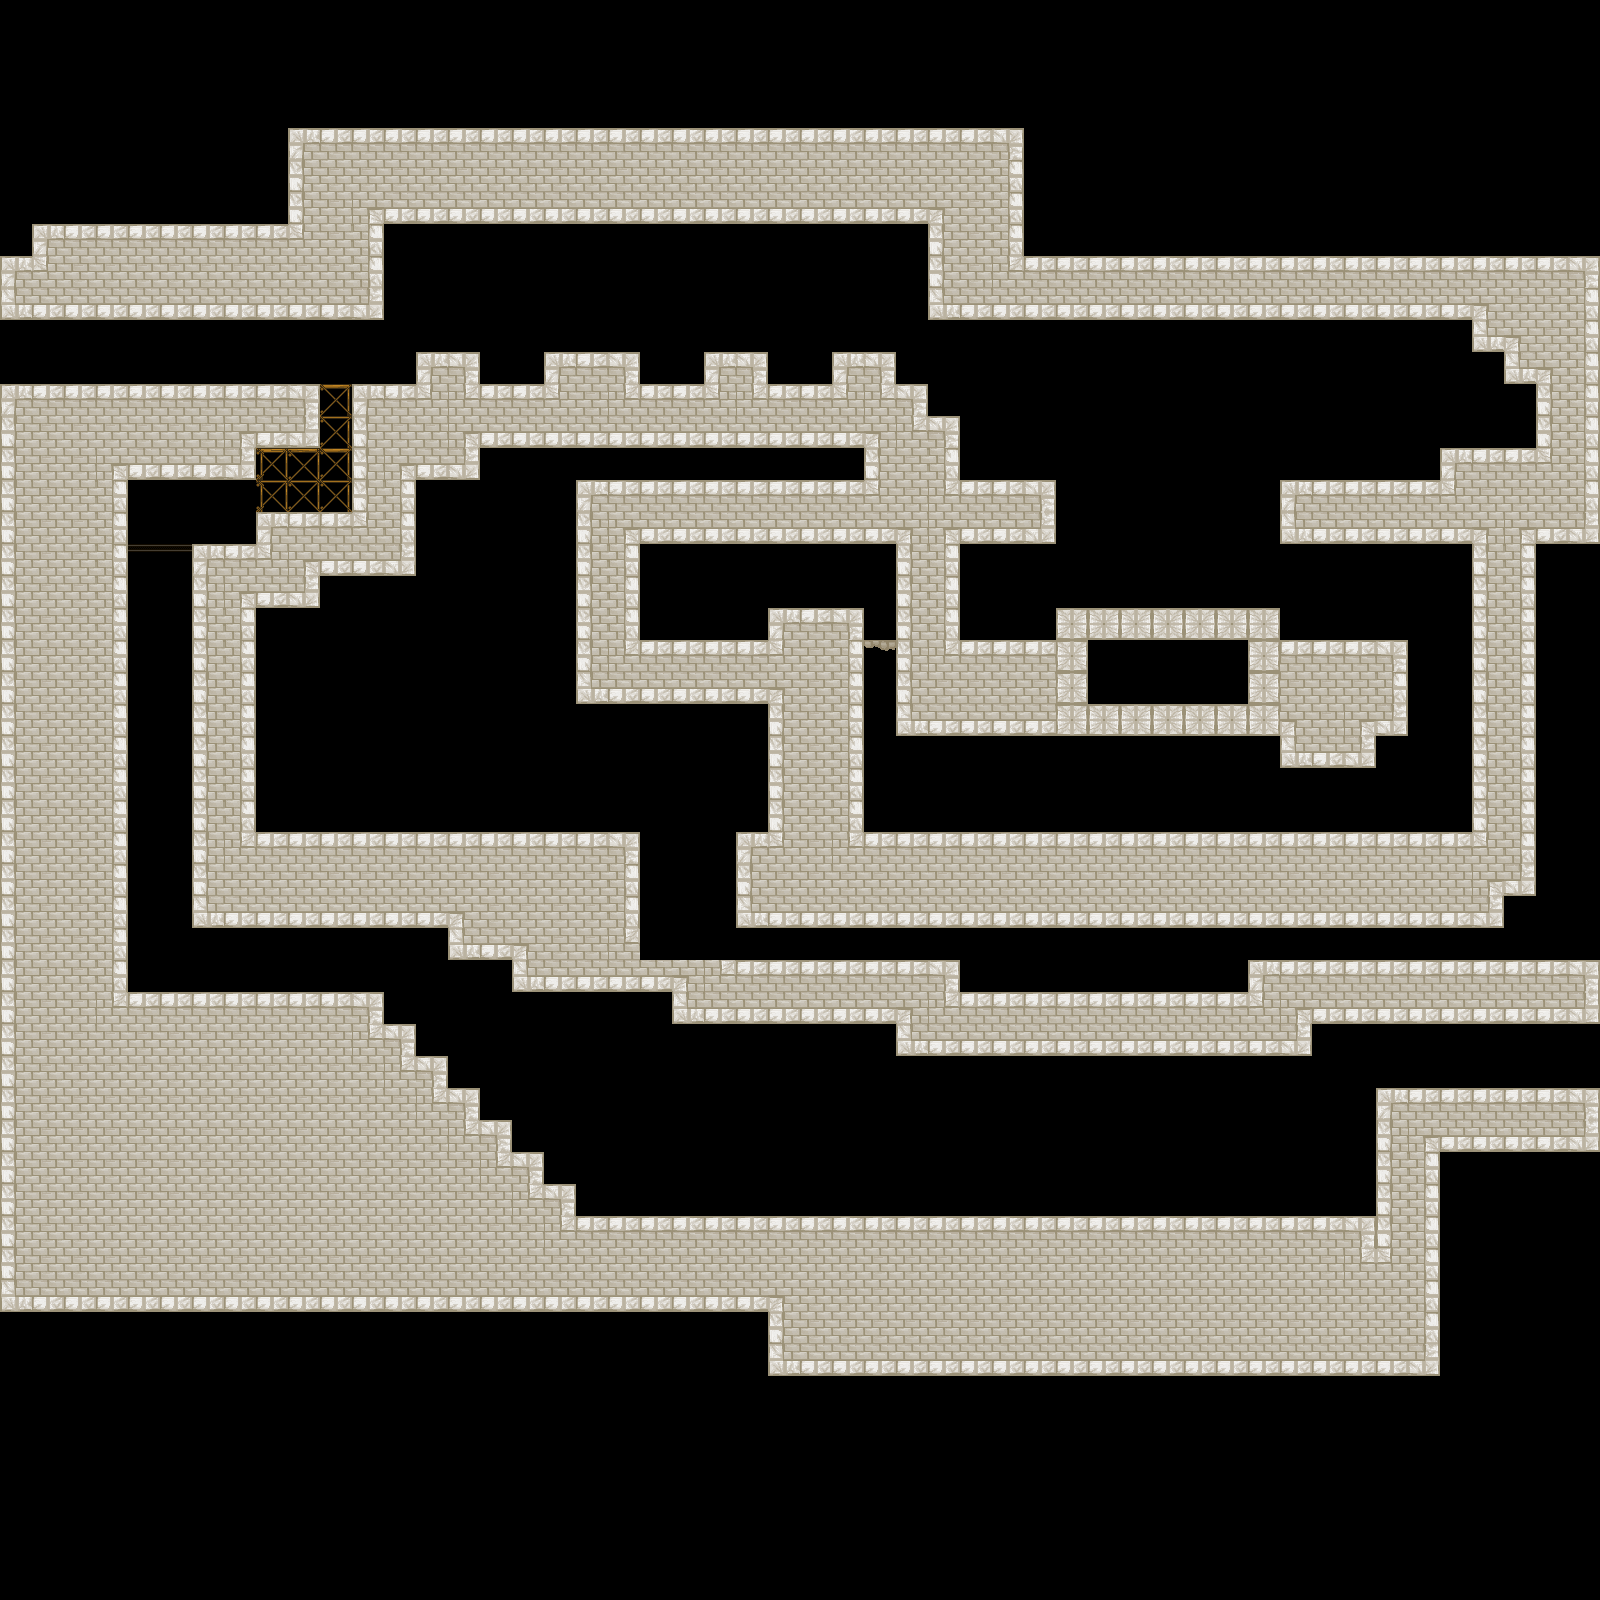

The image is a tile-based game level rendered from a .tmx file. Its description and source (layers, tilesets, objects; grid data summarised) follow:
An orthogonal 50x50 tile map with 32x32 px tiles, 4 tile layers (Background2, Background3, Foreground1, Foreground2), 3 tilesets and 6 objects.

<map version="1.0" tiledversion="1.1.5" orientation="orthogonal" renderorder="right-down" width="50" height="50" tilewidth="32" tileheight="32" infinite="0" nextobjectid="21">
 <properties>
  <property name="unity:scale" value="0.03125" />
 </properties>
 <tileset firstgid="1" source="../../Tilesets/Example.tsx" />
 <tileset firstgid="31" source="../../Tilesets/cathedral.tsx" />
 <tileset firstgid="131" source="../../Tilesets/lab.tsx" />
 <layer name="Background2" width="50" height="50">
  <properties>
   <property name="unity:sortingOrder" type="int" value="-4" />
  </properties>
  <data>[2500 cells, 2 non-empty, 2 distinct tile ids]</data>
 </layer>
 <layer name="Background3" width="50" height="50">
  <properties>
   <property name="unity:sortingOrder" type="int" value="-3" />
  </properties>
  <data>[2500 cells, 0 non-empty, 0 distinct tile ids]</data>
 </layer>
 <layer name="Foreground1" width="50" height="50">
  <properties>
   <property name="unity:sortingOrder" type="int" value="3" />
  </properties>
  <data>[2500 cells, 1003 non-empty, 22 distinct tile ids]</data>
 </layer>
 <layer name="Foreground2" width="50" height="50">
  <properties>
   <property name="unity:sortingOrder" type="int" value="4" />
  </properties>
  <data>[2500 cells, 0 non-empty, 0 distinct tile ids]</data>
 </layer>
 <objectgroup name="walls">
  <properties>
   <property name="unity:layer" value="Obstacle" />
  </properties>
  <object id="12" x="0" y="320">
   <polyline points="0,0 384,0 384,-96 928,-96 928,0 1472,0 1472,32 1504,32 1504,64 1536,64 1536,128 1440,128 1440,160 1280,160 1280,224 1472,224 1472,256 1472,512 864,512 864,288 768,288 768,320 640,320 640,224 896,224 896,416 1280,416 1280,448 1376,448 1376,416 1408,416 1408,320 1248,320 1248,384 1088,384 1088,320 960,320 960,224 1056,224 1056,160 960,160 960,96 928,96 928,64 896,64 896,32 832,32 832,64 768,64 768,32 704,32 704,64 640,64 640,32 544,32 544,64 480,64 480,32 416,32 416,64 352,64 352,192 256,192 256,224 192,224 192,608 448,608 448,640 512,640 512,672 672,672 672,704 896,704 896,736 1312,736 1312,704 1600,704 1600,768 1376,768 1376,896 928,896 576,896 576,864 544,864 544,832 512,832 512,800 480,800 480,768 448,768 448,736 416,736 416,704 384,704 384,672 128,672 128,160 256,160 256,128 320,128 320,64 64,64 0,64 0,32 0,0" />
  </object>
  <object id="20" x="1056" y="640">
   <polyline points="0,0 0,-32 224,-32 224,0 0,0" />
  </object>
 </objectgroup>
 <objectgroup name="JumpThru">
  <properties>
   <property name="unity:layer" value="Obstacle" />
   <property name="unity:tag" value="JumpThru" />
  </properties>
  <object id="13" x="128" y="544">
   <polyline points="0,0 64,0" />
  </object>
  <object id="14" x="320" y="384">
   <polyline points="0,0 32,0" />
  </object>
  <object id="15" x="320" y="448">
   <polyline points="0,0 32,0" />
  </object>
  <object id="19" x="864" y="640">
   <polyline points="0,0 32,0" />
  </object>
 </objectgroup>
</map>
